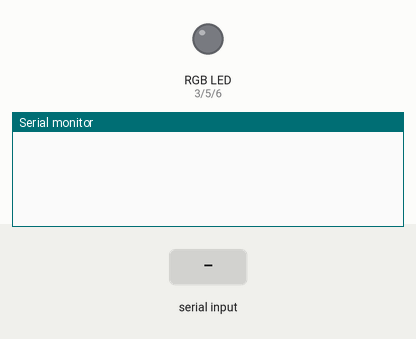
The sketch below on a simulated Arduino Uno, built with avr-gcc and run on an emulated ATmega328P. On the bench: an RGB LED mixed from three pins (HIGH = lit), the last lines printed to the serial monitor. The test bench sets the inputs (shaded band).

Above: at 1.2 s.
1.3 s: "#\n" received over Serial
At 1.9 s:
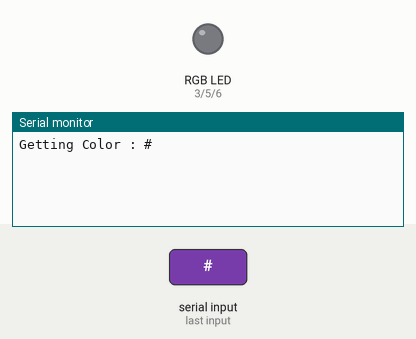
2.8 s: "90,45\n" received over Serial
At 4.0 s:
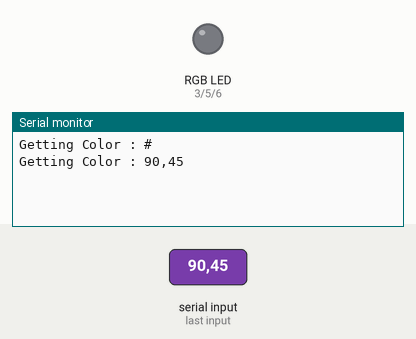
4.5 s: "7\n" received over Serial
At 6.1 s:
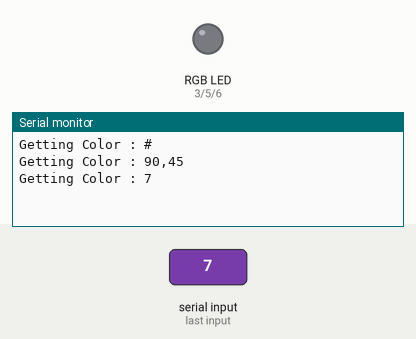

Measured:
- after the input at 1.3 s, the serial monitor: prints a new line after 0.09 s (image 1)
- after the input at 2.8 s, the serial monitor: prints a new line after 0.22 s (image 2)
- after the input at 4.5 s, the serial monitor: prints a new line after 0.14 s (image 3)

The sketch:

sketch_rgb.ino
```cpp
const byte PIN_LED_R = 3;
const byte PIN_LED_G = 5;
const byte PIN_LED_B = 6;

const byte dt = 1000;
void setup() {
  Serial.begin(9600);

  pinMode(PIN_LED_R, OUTPUT);
  pinMode(PIN_LED_G, OUTPUT);
  pinMode(PIN_LED_B, OUTPUT);
}

void loop() {

  // Check if there is serial data available
  if (Serial.available() > 0) {
    // Read the incoming data
    String data = Serial.readStringUntil('\n');
    Serial.print("Getting Color : ");
    Serial.println(data);
    // Parse the data and extract RGB values
    parseAndDisplayColor(data);
  }
  delay(dt);
}

void displayColor(byte r, byte g, byte b) {
  analogWrite(PIN_LED_R, r);
  analogWrite(PIN_LED_G, g);
  analogWrite(PIN_LED_B, b);
}

void parseAndDisplayColor(String data) {
  if (data.length() == 7 && data[0] == '#') {
    // Extract hexadecimal values for R, G, and B
    long hexValue = strtol(data.substring(1).c_str(), NULL, 16);

    int r = (hexValue >> 16) & 0xFF;
    int g = (hexValue >> 8) & 0xFF;
    int b = hexValue & 0xFF;

    // Display the color
    displayColor(r, g, b);
  }
}
```
